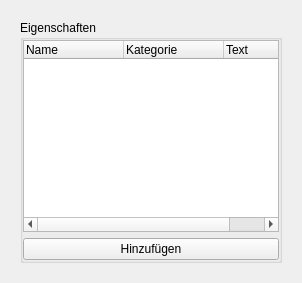
      <widget class="QWidget" name="Eigenschaften">
       <attribute name="title">
        <string>Eigenschaften</string>
       </attribute>
       <layout class="QGridLayout" name="gridLayout_15">
        <property name="leftMargin">
         <number>20</number>
        </property>
        <property name="topMargin">
         <number>20</number>
        </property>
        <property name="rightMargin">
         <number>20</number>
        </property>
        <property name="bottomMargin">
         <number>20</number>
        </property>
        <item row="0" column="0">
         <widget class="QGroupBox" name="groupBox_6">
          <property name="sizePolicy">
           <sizepolicy hsizetype="Preferred" vsizetype="Maximum">
            <horstretch>0</horstretch>
            <verstretch>0</verstretch>
           </sizepolicy>
          </property>
          <property name="maximumSize">
           <size>
            <width>800</width>
            <height>99999</height>
           </size>
          </property>
          <property name="title">
           <string>Eigenschaften</string>
          </property>
          <property name="alignment">
           <set>Qt::AlignmentFlag::AlignLeading|Qt::AlignmentFlag::AlignLeft|Qt::AlignmentFlag::AlignTop</set>
          </property>
          <property name="flat">
           <bool>true</bool>
          </property>
          <layout class="QGridLayout" name="gridLayout_18">
           <property name="leftMargin">
            <number>0</number>
           </property>
           <property name="topMargin">
            <number>0</number>
           </property>
           <property name="rightMargin">
            <number>0</number>
           </property>
           <property name="bottomMargin">
            <number>0</number>
           </property>
           <item row="0" column="0">
            <widget class="QTreeWidget" name="treeEigenschaften">
             <property name="enabled">
              <bool>true</bool>
             </property>
             <property name="sizePolicy">
              <sizepolicy hsizetype="Preferred" vsizetype="Preferred">
               <horstretch>2</horstretch>
               <verstretch>20</verstretch>
              </sizepolicy>
             </property>
             <property name="minimumSize">
              <size>
               <width>0</width>
               <height>50</height>
              </size>
             </property>
             <property name="maximumSize">
              <size>
               <width>16777215</width>
               <height>900</height>
              </size>
             </property>
             <property name="frameShadow">
              <enum>QFrame::Shadow::Plain</enum>
             </property>
             <property name="selectionMode">
              <enum>QAbstractItemView::SelectionMode::SingleSelection</enum>
             </property>
             <column>
              <property name="text">
               <string>Name</string>
              </property>
             </column>
             <column>
              <property name="text">
               <string>Kategorie</string>
              </property>
             </column>
             <column>
              <property name="text">
               <string>Text</string>
              </property>
             </column>
            </widget>
           </item>
           <item row="2" column="0">
            <widget class="QPushButton" name="btnAddEigenschaft">
             <property name="text">
              <string>Hinzufügen</string>
             </property>
            </widget>
           </item>
          </layout>
         </widget>
        </item>
       </layout>
      </widget>
